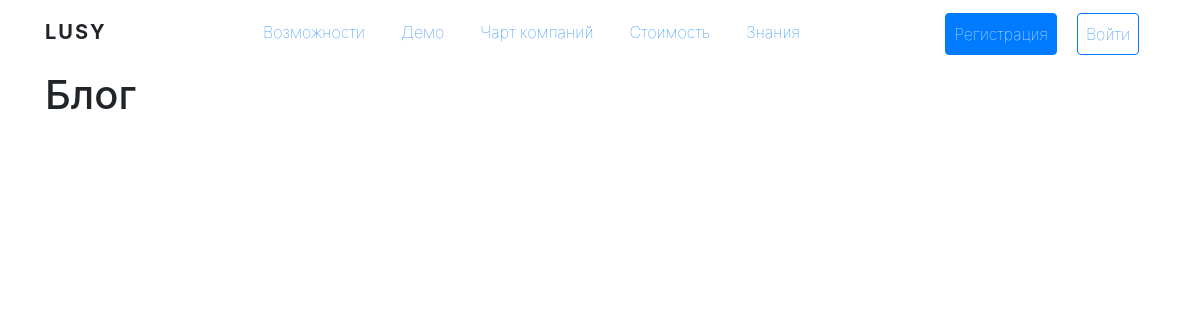
/ru/blog/, run on an earlier commit of the app's database.
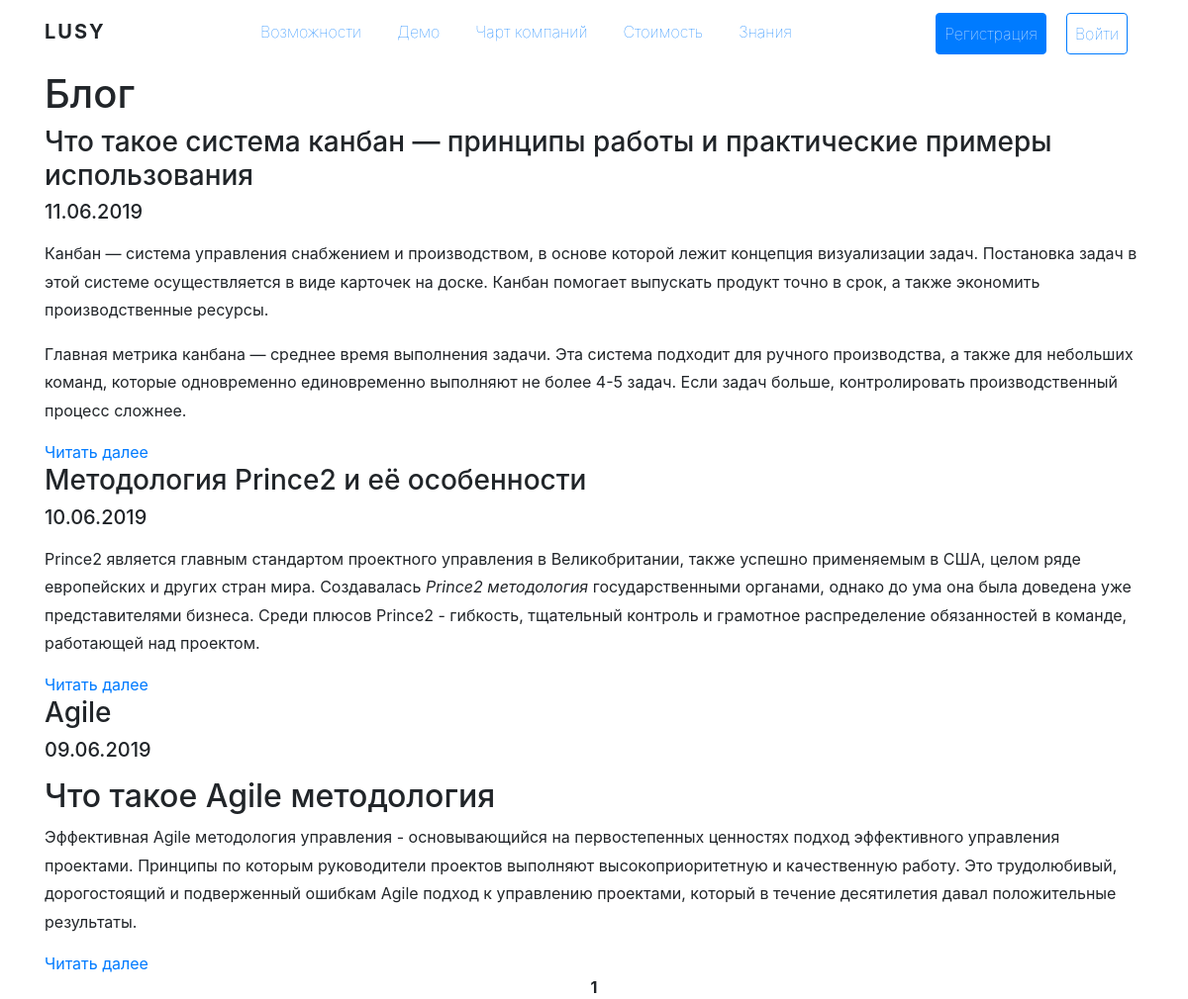
And on a later commit of the database.
### tables this page shows
create table blog
(
  article_id int auto_increment
    primary key,
  article_number int null,
  language text null,
  article_name text null,
  article_text text null,
  category text null,
  description text null,
  publish_date int null
);

### app/controllers/BlogController.php (called while the page is built, shortened)
<?php
class BlogController extends Controller
{
    public function indexAction()
    {
        if (!empty($this->params['args'])) {
            $page = $this->params['args'];
        } else {
            $page = 1;
        }
        $pages = $this->model->countPages();
        $articles = $this->model->getArticlesForPage($page);
        $vars = [
            'articles' => $articles,
            'pages' => $pages,
            'page' => $page,
        ];
        $this->view->render('Блог', $vars);
    }
}

### index.php (called while the page is built, shortened)
<?php
spl_autoload_register(function ($class) {
    $path = str_replace('\\', '/', $class . '.php');
});
$router = new Router();
$router->run();

### app/core/Controller.php (called while the page is built, shortened)
<?php
abstract class Controller
{
    public function __construct($params)
    {
        $this->model = $this->loadModel($params['controller']);
    }
    public function loadModel($name)
    {
        $class = 'app\models\\' . ucfirst($name);
        if (class_exists($class)) {
            return new $class;
        }
    }
}

### app/config/db.php (called while the page is built)
<?php
return [
    'host' => 'localhost',
    'dbname' => 'dev',
    'user' => 'root',
    'pass' => 'root',
];

### app/lib/Db.php (called while the page is built, shortened)
<?php
class Db
{
    protected $db;
    public function __construct()
    {
        $config = require 'app/config/db.php';
        $dsn = 'mysql:host=' . $config['host'] . ';dbname=' . $config['dbname'];
        $this->db = new PDO($dsn, $config['user'], $config['pass']);
    }
    public function query($sql, $params = [])
    {
        $stmt = $this->db->prepare($sql);
        if (!empty($params)) {
            foreach ($params as $key => $value) {
                if (is_int($value)) {
                    $stmt->bindValue($key, (int)$value, PDO::PARAM_INT);
                } else {
                    $stmt->bindValue($key, $value);
                }
            }
        }
        $stmt->execute();
        return $stmt;
    }
    public function allRows($sql, $params = [])
    {
        $result = $this->query($sql, $params);
        return $result->fetchAll(PDO::FETCH_ASSOC);
    }
    public function firstRow($sql, $params = [])
    {
        $result = $this->query($sql, $params);
        return $result->fetch(PDO::FETCH_ASSOC);
    }
}

### app/models/Blog.php (called while the page is built, shortened)
<?php
class Blog extends Model
{
    protected $ARTICLES_PER_PAGE = 8;
    public function countPages()
    {
        $articles = $this->db->firstRow('SELECT COUNT(*) as count FROM blog');
        $pages = ceil(array_pop($articles) / $this->ARTICLES_PER_PAGE);
        return $pages;
    }
    public function getArticlesForPage($page)
    {
        $limit = $this->ARTICLES_PER_PAGE;
        $offset = ($page - 1) * $limit;
        $params = [
            ':limit' => $limit,
            ':offset' => $offset,
        ];
        $articles = $this->db->allRows('SELECT article_id, article_number, language, article_name, article_text, category, description, publish_date FROM blog ORDER BY publish_date DESC LIMIT :limit OFFSET :offset', $params);
        return $articles;
    }
}

### app/core/Model.php (called while the page is built, shortened)
<?php
abstract class Model
{
    public function __construct()
    {
        $this->db = new Db();
    }
}

### app/views/blog/index.php (the view, shortened to what this page needs)
<div class="container">
    <h1>Блог</h1>
    <?php foreach ($articles as $article): ?>
        <div>
            <h3><?= $article['article_name']; ?></h3>
            <h5><?= date('d.m.Y', $article['publish_date']); ?></h5>
            <p><?= $article['description']; ?></p>
            <a href="../article/<?= $article['article_id']; ?>">Читать далее</a>
        </div>
    <?php endforeach; ?>
    <div style="text-align: center">
        <?php for ($i = 1; $i <= $pages; $i++): ?>
            <?php if ($i == $page): ?>
                <b><?= $i; ?></b>
            <?php else: ?>
                <a href="./<?= $i ?>"><?= $i ?></a>
            <?php endif; ?>
        <?php endfor; ?>
    </div>
</div>

### app/core/Router.php (shortened to what this page needs)
<?php
class Router
{
    protected $routes = [];
    protected $params = [];
    protected $languages = ['ru', 'en'];
    public function add($route, $params)
    {
        $this->routes[$route] = $params;
    }
    public function getLanguage()
    {
        $language = 'ru';
        return $language;
    }
    public function match()
    {
        $language = $this->getLanguage();
        $url = strtok($_SERVER['REQUEST_URI'], '?');
        $url = explode('/', trim($url, '/'), 2);
        if (in_array($url[0], $this->languages)) {
            $this->params['language'] = $url[0];
            if (count($url) == 1) {
                View::redirect('/' . $this->params['language'] . '/main/');
                exit;
            } else {
                $urlPathPart = $url[1];
            }
        } else {
            View::redirect('/' . $language . '/main/');
            exit;
        }
        foreach ($this->routes as $route => $params) {
            if (preg_match('~^' . $route . '$~', $urlPathPart, $matches)) {
                $this->params = array_merge($this->params, $params);
                return true;
            }
        }
        return false;
    }
    public function run()
    {
        if ($this->match()) {
            $path = 'app\controllers\\' . ucfirst($this->params['controller']) . 'Controller';
            if (class_exists($path)) {
                $controller = new $path($this->params);
                $action = $this->params['action'] . 'Action';
                if (method_exists($controller, $action)) {
                    $controller->$action();
                } else {
                    View::errorCode(404);
                }
            } else {
                View::errorCode(404);
            }
        } else {
            View::errorCode(404);
        }
    }
}

### app/core/View.php (shortened to what this page needs)
<?php
class View
{
    public $path;
    public $layout = 'default';
    public function __construct($route)
    {
        $this->path = $route['controller'] . '/' . $route['action'];
    }
    public function render($title, $vars = [])
    {
        $path = 'app/views/' . $this->path . '.php';
        if (file_exists($path)) {
            require $path;
            $content = ob_get_clean();
            require 'app/views/layouts/' . $this->layout . '.php';
        } else {
            echo 'Вид не найден';
        }
    }
}

### app/views/layouts/default.php (shortened to what this page needs)
<!DOCTYPE html>
<html lang="ru">
<head>
    <link rel="stylesheet" href="https://stackpath.bootstrapcdn.com/bootstrap/4.3.1/css/bootstrap.min.css">
    <link rel="stylesheet" href="/public/css/custom.css">
</head>
<body>
<div class="top-sidebar pt-2 pb-2">
    <div class="container">
        <div class="row">
            <div class="col-sm-2">
                <a class="navbar-brand text-body text-uppercase font-weight-bold visible-lg mt-1" href="/">LUSY</a>
            </div>
            <div class="col-sm-7">
                <nav class="navbar navbar-expand-lg p-0 pt-1">
                    <div class="collapse navbar-collapse" id="navbarSupportedContent">
                        <ul class="navbar-nav mr-auto">
                            <li class="nav-item active">
                                <a class="nav-link" href="../possibilities/">Возможности</a>
                            </li>
                            <li class="nav-item">
                                <a class="nav-link" href="#">Демо</a>
                            </li>
                            <li class="nav-item">
                                <a class="nav-link" href="#">Чарт компаний</a>
                            </li>
                            <li class="nav-item active">
                                <a class="nav-link" href="../price/">Стоимость</a>
                            </li>
                            <li class="nav-item">
                                <a class="nav-link" href="../blog/">Знания</a>
                            </li>
                        </ul>
                    </div>
                </nav>
            </div>
            <div class="col-sm-3">
                <div class="float-right">
                    <nav class="navbar navbar-expand-lg" style="margin-top: -3px">
                        <ul class="navbar-nav mr-auto">
                            <li class="nav-item active">
                                <a class="nav-link btn btn-primary text-white"
                                   href="https://s.lusy.io/reg/">Регистрация</a>
                            </li>
                            <li class="nav-item">
                                <a class="nav-link btn btn-outline-primary" href="https://s.lusy.io/login/">Войти</a>
                            </li>
                        </ul>
                    </nav>
                </div>
            </div>
        </div>
    </div>
</div>
<div>
    <?php echo $content; ?>
</div>
</body>
</html>

### public/css/custom.css (style rules this page uses)
p { line-height: 1.78; }
.navbar-brand { letter-spacing: 2px; }
.navbar-nav .nav-link { font-weight: 100; margin-left: 20px; }

What changed in the data, as far as the page shows it:
added blog: article_name "Что такое система канбан — принципы работы и практические примеры использования", publish_date "11.06.2019", description "Канбан — система управления снабжением и производством, в основе которой лежит концепция визуализации задач. Постановка задач в этой системе осуществляется в виде карточек на доске. Канбан помогает выпускать продукт точно в срок, а также экономить производственные ресурсы. Главная метрика канбана — среднее время выполнения задачи. Эта система подходит для ручного производства, а также для небольших команд, которые одновременно единовременно выполняют не более 4-5 задач. Если задач больше, контролировать производственный процесс сложнее."
added blog: article_name "Методология Prince2 и её особенности", publish_date "10.06.2019", description "Prince2 является главным стандартом проектного управления в Великобритании, также успешно применяемым в США, целом ряде европейских и других стран мира. Создавалась Prince2 методология государственными органами, однако до ума она была доведена уже представителями бизнеса. Среди плюсов Prince2 - гибкость, тщательный контроль и грамотное распределение обязанностей в команде, работающей над проектом."
added blog: article_name "Agile", publish_date "09.06.2019", description "Что такое Agile методология Эффективная Agile методология управления - основывающийся на первостепенных ценностях подход эффективного управления проектами. Принципы по которым руководители проектов выполняют высокоприоритетную и качественную работу. Это трудолюбивый, дорогостоящий и подверженный ошибкам Agile подход к управлению проектами, который в течение десятилетия давал положительные результаты."
Also different on the page:
new list line: "1"
